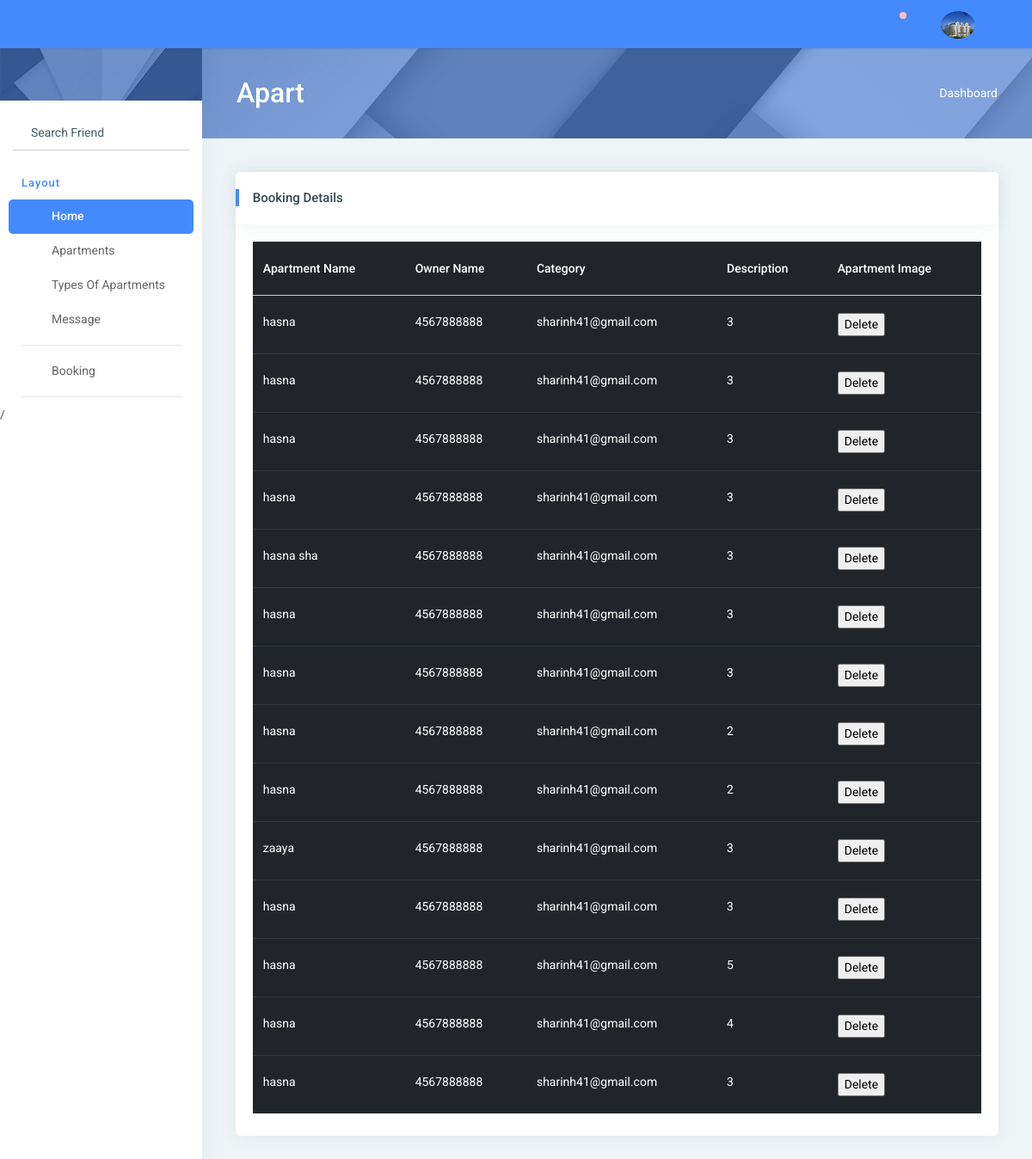
The page /displaybkpg/ on the database its author committed.
### anotherApp/models.py (models this page shows)
class BookingDb(models.Model):
    BookingName=models.CharField(max_length=100,null=True,blank=True)
    PhoneB=models.IntegerField(null=True,blank=True)
    Email=models.EmailField(max_length=100,null=True,blank=True)
    Members=models.IntegerField(null=True,blank=True)

### myapp/views.py (the view)
# urls.py: path('displaybkpg/',views.displaybkpg,name="displaybkpg"),
def displaybkpg(req):
    dis=BookingDb.objects.all()
    return render(req,"displayadbk.html",{'dis':dis})

### myapp/templates/displayadbk.html (shortened to what this page needs)
<!DOCTYPE html>
{% extends 'index.html' %}
{% block content %}
<html lang="en">
<head>
</head>
<body>
<div class="card">
                                            <div class="card-header">
                                                <h5>Booking Details</h5>
                                                <div class="card-header-right">
                                                    <ul class="list-unstyled card-option">
                                                        <li><i class="fa fa fa-wrench open-card-option"></i></li>
                                                    </ul>
                                                 </div>
                                            </div>
                                            <div class="card-block table-border-style">
                                                <div class="table-responsive">
                                                    <table class="table table-inverse">
                                                        <thead>
                                                            <tr>
                                                                <th>Apartment Name</th>
                                                                <th>Owner Name</th>
                                                                <th>Category</th>
                                                                <th>Description</th>
                                                                <th>Apartment Image</th>
                                                            </tr>
                                                        </thead>
                                                        <tbody>
                                                        {% for i in dis %}
                                                           <tr>
                                                               <td>{{i.BookingName}}</td>
                                                               <td>{{i.PhoneB}}</td>
                                                               <td>{{i.Email}}</td>
                                                               <td>{{i.Members}}</td>
                                                               <td>
                                                                   <form action="{% url 'deleteadbk' dataid=i.id %}">
                                                                       <button type="submit">Delete</button>
                                                                   </form>
                                                               </td>
                                                           </tr>
                                                        {% endfor %}
                                                        </tbody>
                                                    </table>
                                                </div>
                                            </div>
                                        </div>
</body>
</html>
{% endblock %}

### rows shown on the page
BookingDb: BookingName "hasna", PhoneB "4567888888", Email "sharinh41@gmail.com", Members "3"
BookingDb: BookingName "hasna", PhoneB "4567888888", Email "sharinh41@gmail.com", Members "3"
BookingDb: BookingName "hasna", PhoneB "4567888888", Email "sharinh41@gmail.com", Members "3"
BookingDb: BookingName "hasna", PhoneB "4567888888", Email "sharinh41@gmail.com", Members "3"
BookingDb: BookingName "hasna sha", PhoneB "4567888888", Email "sharinh41@gmail.com", Members "3"
BookingDb: BookingName "hasna", PhoneB "4567888888", Email "sharinh41@gmail.com", Members "3"
BookingDb: BookingName "hasna", PhoneB "4567888888", Email "sharinh41@gmail.com", Members "3"
BookingDb: BookingName "hasna", PhoneB "4567888888", Email "sharinh41@gmail.com", Members "2"
BookingDb: BookingName "hasna", PhoneB "4567888888", Email "sharinh41@gmail.com", Members "2"
BookingDb: BookingName "zaaya", PhoneB "4567888888", Email "sharinh41@gmail.com", Members "3"
BookingDb: BookingName "hasna", PhoneB "4567888888", Email "sharinh41@gmail.com", Members "3"
BookingDb: BookingName "hasna", PhoneB "4567888888", Email "sharinh41@gmail.com", Members "5"
BookingDb: BookingName "hasna", PhoneB "4567888888", Email "sharinh41@gmail.com", Members "4"
BookingDb: BookingName "hasna", PhoneB "4567888888", Email "sharinh41@gmail.com", Members "3"
